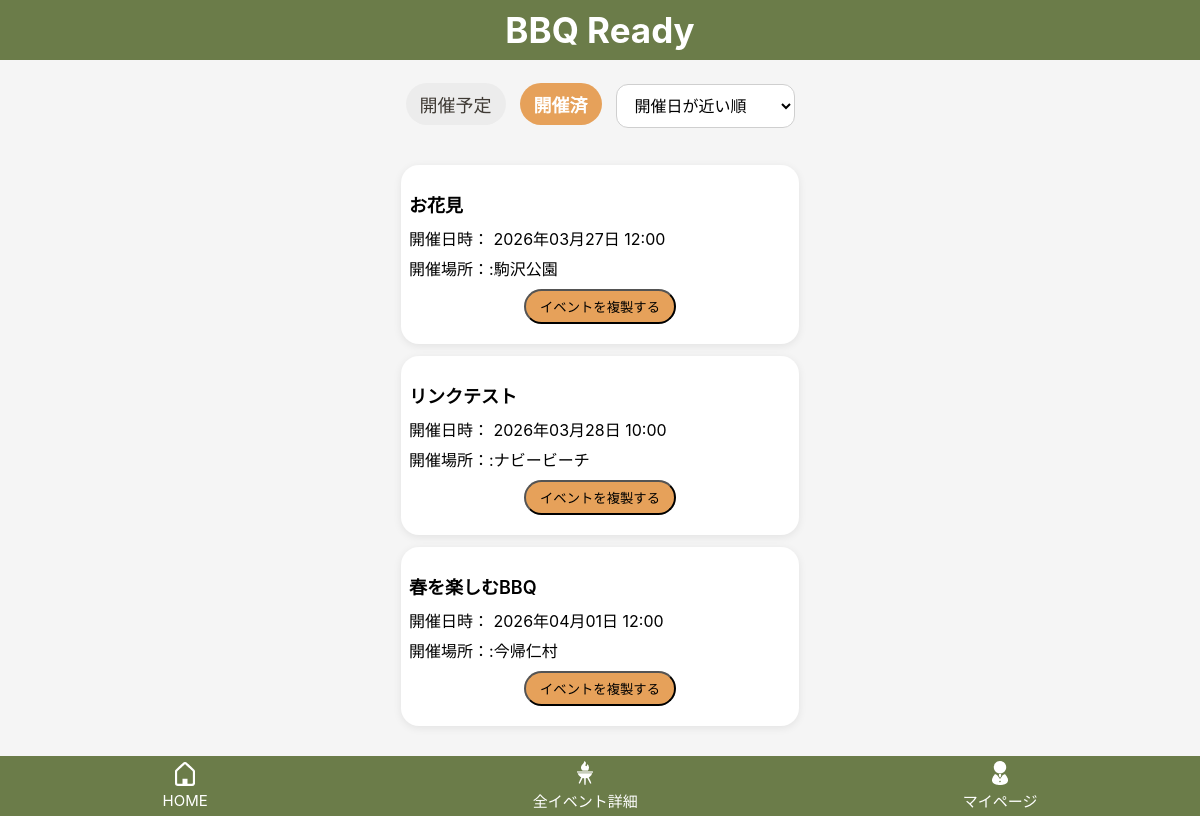
/events/?status=past&sort=held_at_asc (signed in), run on an earlier commit of the app's database.
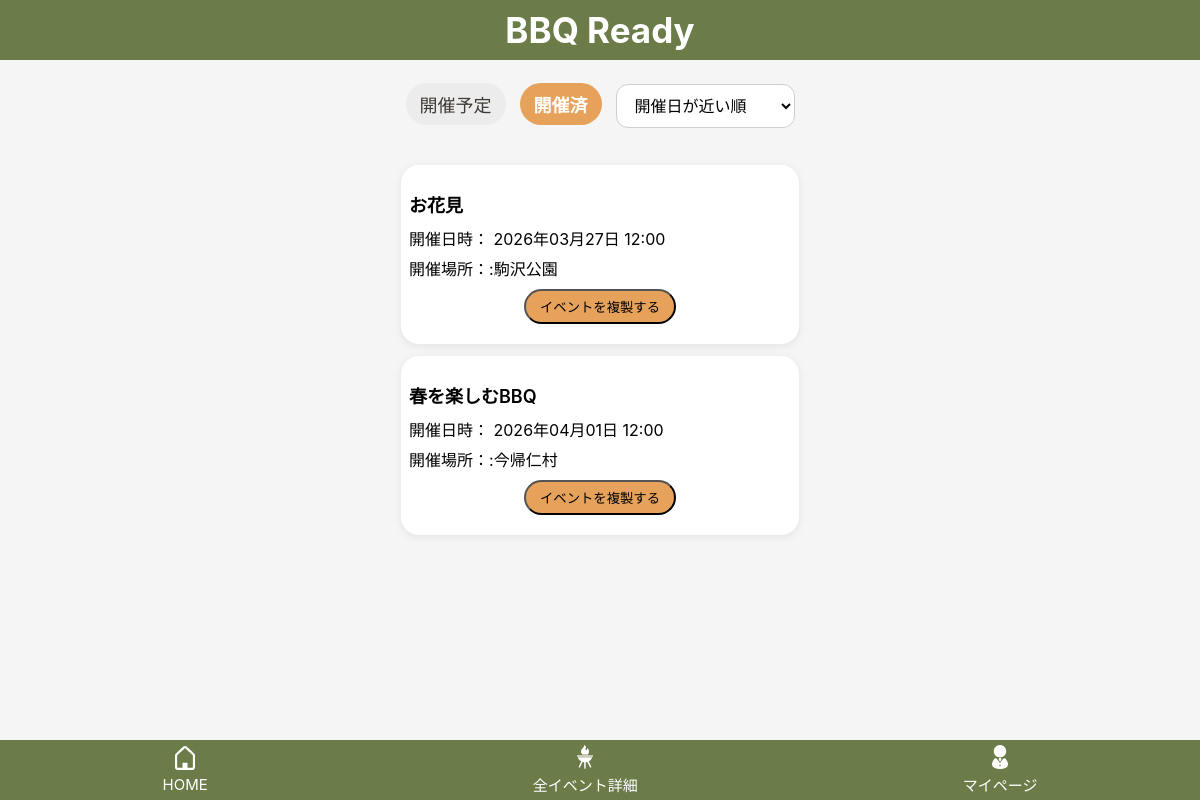
And on a later commit of the database.
### bbq_app/models.py (models this page shows, shortened)
class Event(models.Model):
    user = models.ForeignKey(settings.AUTH_USER_MODEL, on_delete=models.CASCADE, related_name="events")
    name = models.CharField("イベント名", max_length=30)
    held_at = models.DateTimeField("開催日時", null=True, blank=True)
    location = models.CharField("開催場所", max_length=50, blank=True)
    created_at = models.DateTimeField("作成日時", auto_now_add=True)
    updated_at = models.DateTimeField("更新日時", auto_now=True)

### bbq_app/views.py (the view)
# urls.py: path("events/", views.event_list, name="event_list"),
@login_required
def event_list(request):
    status = request.GET.get("status", "upcoming")
    sort =request.GET.get("sort", "held_at_asc")
    now = timezone.now()
    qs = Event.objects.filter(user=request.user)
    if status == "past":
        events = qs.filter(held_at__lt=now)
    else:
        events = qs.filter(Q(held_at__gte=now) | Q(held_at__isnull=True))
    if sort == "held_at_desc":
        events = events.order_by("-held_at")
    elif sort == "created_desc":
        events = events.order_by("-created_at")
    else:
        sort = "held_at_asc"
        events =events.order_by("held_at")
    return render(request, "bbq_app/event_list.html",{"events":events,"status":status,"sort":sort})

### bbq_app/templates/bbq_app/event_list.html (shortened to what this page needs)
{% extends "bbq_app/base.html" %}
{% block content %}
<h2 class="event-list-page-title">全イベント詳細確認</h2>
<div class="event-list-toolbar">
    <div class="event-list-tabs">
        <a href="{% url 'event_list' %}?status=upcoming&sort={{ sort }}"
        class="event-tab {% if status == 'upcoming' %}active{% endif %}">
            開催予定
        </a>
        <a href="{% url 'event_list' %}?status=past&sort={{ sort }}"
        class="event-tab {% if status == 'past' %}active{% endif %}">
            開催済
        </a>
    </div>
    <form method="get" class="event-sort">
        <select name="sort" onchange="this.form.submit()">
            <option value="held_at_asc" {% if sort == "held_at_asc" %}selected{% endif %}>
                開催日が近い順
            </option>
        </select>
    </form>
</div>
<div class="event-card-list">
    {% for event in events %}
        <div class="event-list-card">
            <a href="{% url 'item_edit' event.id %}" class="event-list-card__link">
                <p class="event-list-card__title">{{ event.name }}</p>
                <p class="event-list-card__text">
                    開催日時：
                    {% if event.held_at %}
                        {{ event.held_at|date:"Y年m月d日 H:i" }}
                    {% else %}
                        未定
                    {% endif %}
                </p>
                <p class="event-list-card__text">
                    開催場所：:{{ event.location|default:"未定"}}
                </p>
            </a>
            <button type="button" class="event-list-card__duplicate-btn"
                    onclick="openDuplicateModal({{ event.id }}); return false;">
                イベントを複製する
            </button>
        </div>
    {% empty %}
        <p class="event-list-empty">イベントがありません</p>
    {% endfor %}
</div>
{% endblock %}

What changed in the data, as far as the page shows it:
removed Event: name "リンクテスト", held_at "2026年03月28日 10:00", location "ナビービーチ"
